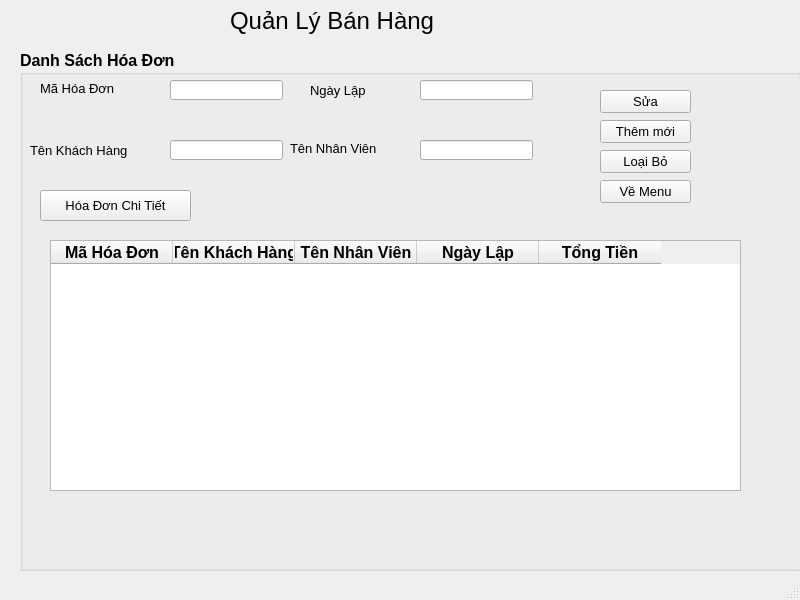
<?xml version="1.0" encoding="UTF-8"?>
<ui version="4.0">
 <class>MainWindow</class>
 <widget class="QMainWindow" name="MainWindow">
  <property name="geometry">
   <rect>
    <x>0</x>
    <y>0</y>
    <width>800</width>
    <height>600</height>
   </rect>
  </property>
  <property name="windowTitle">
   <string>MainWindow</string>
  </property>
  <widget class="QWidget" name="centralwidget">
   <widget class="QGroupBox" name="hoadobanhang">
    <property name="geometry">
     <rect>
      <x>20</x>
      <y>50</y>
      <width>781</width>
      <height>521</height>
     </rect>
    </property>
    <property name="font">
     <font>
      <pointsize>12</pointsize>
      <weight>75</weight>
      <bold>true</bold>
     </font>
    </property>
    <property name="title">
     <string>Danh Sách Hóa Đơn</string>
    </property>
    <widget class="QLabel" name="label_2">
     <property name="geometry">
      <rect>
       <x>20</x>
       <y>30</y>
       <width>91</width>
       <height>16</height>
      </rect>
     </property>
     <property name="font">
      <font>
       <pointsize>10</pointsize>
       <weight>50</weight>
       <bold>false</bold>
      </font>
     </property>
     <property name="text">
      <string>Mã Hóa Đơn</string>
     </property>
    </widget>
    <widget class="QLineEdit" name="txtMaHD">
     <property name="geometry">
      <rect>
       <x>150</x>
       <y>30</y>
       <width>113</width>
       <height>20</height>
      </rect>
     </property>
    </widget>
    <widget class="QLabel" name="label_3">
     <property name="geometry">
      <rect>
       <x>10</x>
       <y>90</y>
       <width>131</width>
       <height>21</height>
      </rect>
     </property>
     <property name="font">
      <font>
       <pointsize>10</pointsize>
       <weight>50</weight>
       <bold>false</bold>
      </font>
     </property>
     <property name="text">
      <string>Tên Khách Hàng</string>
     </property>
    </widget>
    <widget class="QLineEdit" name="txtTenKhach">
     <property name="geometry">
      <rect>
       <x>150</x>
       <y>90</y>
       <width>113</width>
       <height>20</height>
      </rect>
     </property>
    </widget>
    <widget class="QLineEdit" name="txtTenNV">
     <property name="geometry">
      <rect>
       <x>400</x>
       <y>90</y>
       <width>113</width>
       <height>20</height>
      </rect>
     </property>
     <property name="text">
      <string/>
     </property>
    </widget>
    <widget class="QLabel" name="label_4">
     <property name="geometry">
      <rect>
       <x>270</x>
       <y>90</y>
       <width>121</width>
       <height>16</height>
      </rect>
     </property>
     <property name="font">
      <font>
       <pointsize>10</pointsize>
       <weight>50</weight>
       <bold>false</bold>
      </font>
     </property>
     <property name="text">
      <string>Tên Nhân Viên</string>
     </property>
    </widget>
    <widget class="QPushButton" name="btnSua">
     <property name="geometry">
      <rect>
       <x>580</x>
       <y>40</y>
       <width>91</width>
       <height>23</height>
      </rect>
     </property>
     <property name="font">
      <font>
       <pointsize>10</pointsize>
       <weight>50</weight>
       <bold>false</bold>
      </font>
     </property>
     <property name="text">
      <string>Sửa</string>
     </property>
    </widget>
    <widget class="QPushButton" name="btnthem">
     <property name="geometry">
      <rect>
       <x>580</x>
       <y>70</y>
       <width>91</width>
       <height>23</height>
      </rect>
     </property>
     <property name="font">
      <font>
       <pointsize>10</pointsize>
       <weight>50</weight>
       <bold>false</bold>
      </font>
     </property>
     <property name="text">
      <string>Thêm mới</string>
     </property>
    </widget>
    <widget class="QPushButton" name="btnxoa">
     <property name="geometry">
      <rect>
       <x>580</x>
       <y>100</y>
       <width>91</width>
       <height>23</height>
      </rect>
     </property>
     <property name="font">
      <font>
       <pointsize>10</pointsize>
       <weight>50</weight>
       <bold>false</bold>
      </font>
     </property>
     <property name="text">
      <string>Loại Bỏ</string>
     </property>
    </widget>
    <widget class="QPushButton" name="btnbackMN">
     <property name="geometry">
      <rect>
       <x>580</x>
       <y>130</y>
       <width>91</width>
       <height>23</height>
      </rect>
     </property>
     <property name="font">
      <font>
       <pointsize>10</pointsize>
       <weight>50</weight>
       <bold>false</bold>
      </font>
     </property>
     <property name="text">
      <string>Về Menu</string>
     </property>
    </widget>
    <widget class="QLabel" name="label_12">
     <property name="geometry">
      <rect>
       <x>290</x>
       <y>30</y>
       <width>111</width>
       <height>20</height>
      </rect>
     </property>
     <property name="font">
      <font>
       <pointsize>10</pointsize>
       <weight>50</weight>
       <bold>false</bold>
      </font>
     </property>
     <property name="text">
      <string>Ngày Lập</string>
     </property>
    </widget>
    <widget class="QLineEdit" name="txtNgayLap">
     <property name="geometry">
      <rect>
       <x>400</x>
       <y>30</y>
       <width>113</width>
       <height>20</height>
      </rect>
     </property>
    </widget>
    <widget class="QTableWidget" name="WidgetBanhang">
     <property name="geometry">
      <rect>
       <x>30</x>
       <y>190</y>
       <width>691</width>
       <height>251</height>
      </rect>
     </property>
     <property name="columnCount">
      <number>5</number>
     </property>
     <attribute name="horizontalHeaderMinimumSectionSize">
      <number>48</number>
     </attribute>
     <attribute name="horizontalHeaderDefaultSectionSize">
      <number>122</number>
     </attribute>
     <column>
      <property name="text">
       <string>Mã Hóa Đơn</string>
      </property>
     </column>
     <column>
      <property name="text">
       <string>Tên Khách Hàng</string>
      </property>
     </column>
     <column>
      <property name="text">
       <string>Tên Nhân Viên</string>
      </property>
     </column>
     <column>
      <property name="text">
       <string>Ngày Lập</string>
      </property>
     </column>
     <column>
      <property name="text">
       <string>Tổng Tiền</string>
      </property>
     </column>
    </widget>
    <widget class="QPushButton" name="pushButton">
     <property name="geometry">
      <rect>
       <x>20</x>
       <y>140</y>
       <width>151</width>
       <height>31</height>
      </rect>
     </property>
     <property name="font">
      <font>
       <pointsize>10</pointsize>
       <weight>50</weight>
       <bold>false</bold>
      </font>
     </property>
     <property name="text">
      <string>Hóa Đơn Chi Tiết</string>
     </property>
    </widget>
   </widget>
   <widget class="QLabel" name="label">
    <property name="geometry">
     <rect>
      <x>230</x>
      <y>-10</y>
      <width>391</width>
      <height>61</height>
     </rect>
    </property>
    <property name="font">
     <font>
      <pointsize>18</pointsize>
     </font>
    </property>
    <property name="text">
     <string>Quản Lý Bán Hàng</string>
    </property>
   </widget>
  </widget>
  <widget class="QMenuBar" name="menubar">
   <property name="geometry">
    <rect>
     <x>0</x>
     <y>0</y>
     <width>800</width>
     <height>26</height>
    </rect>
   </property>
  </widget>
  <widget class="QStatusBar" name="statusbar"/>
 </widget>
 <resources/>
 <connections/>
</ui>
